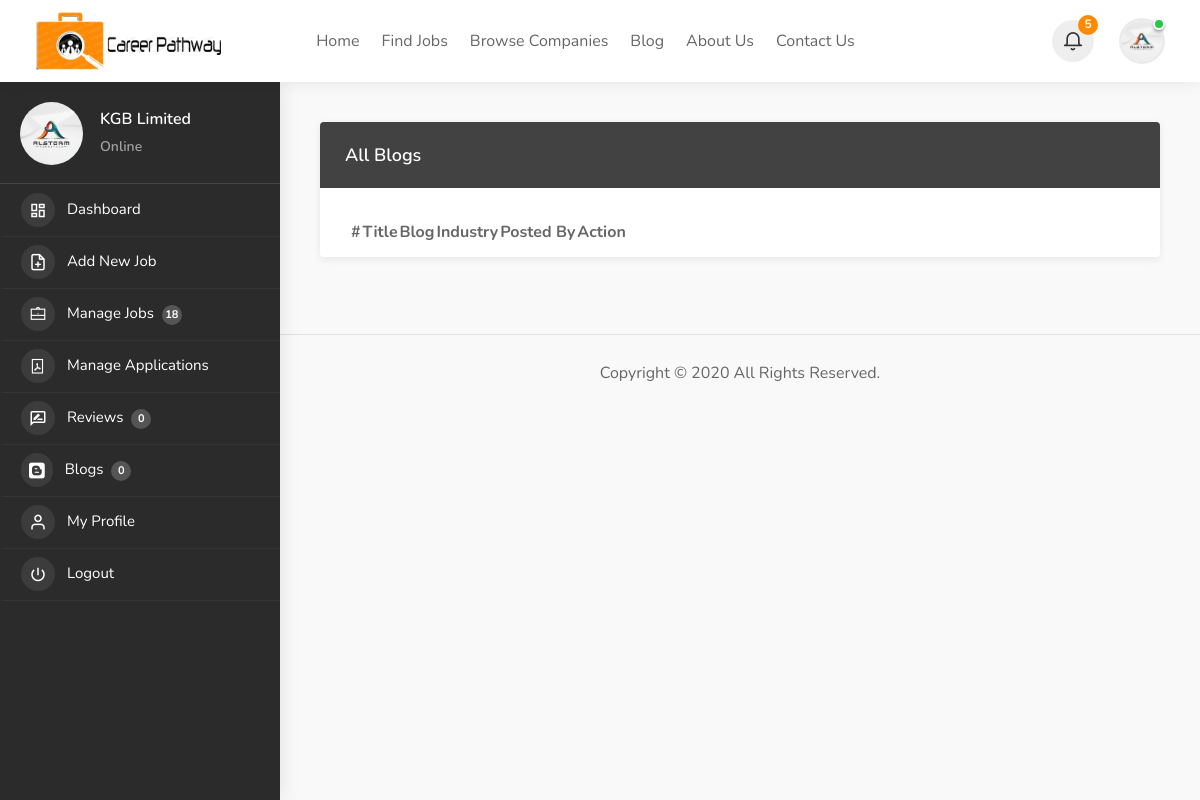
/dashboard/allBlogs.php (signed in), run on an earlier commit of the app's database.
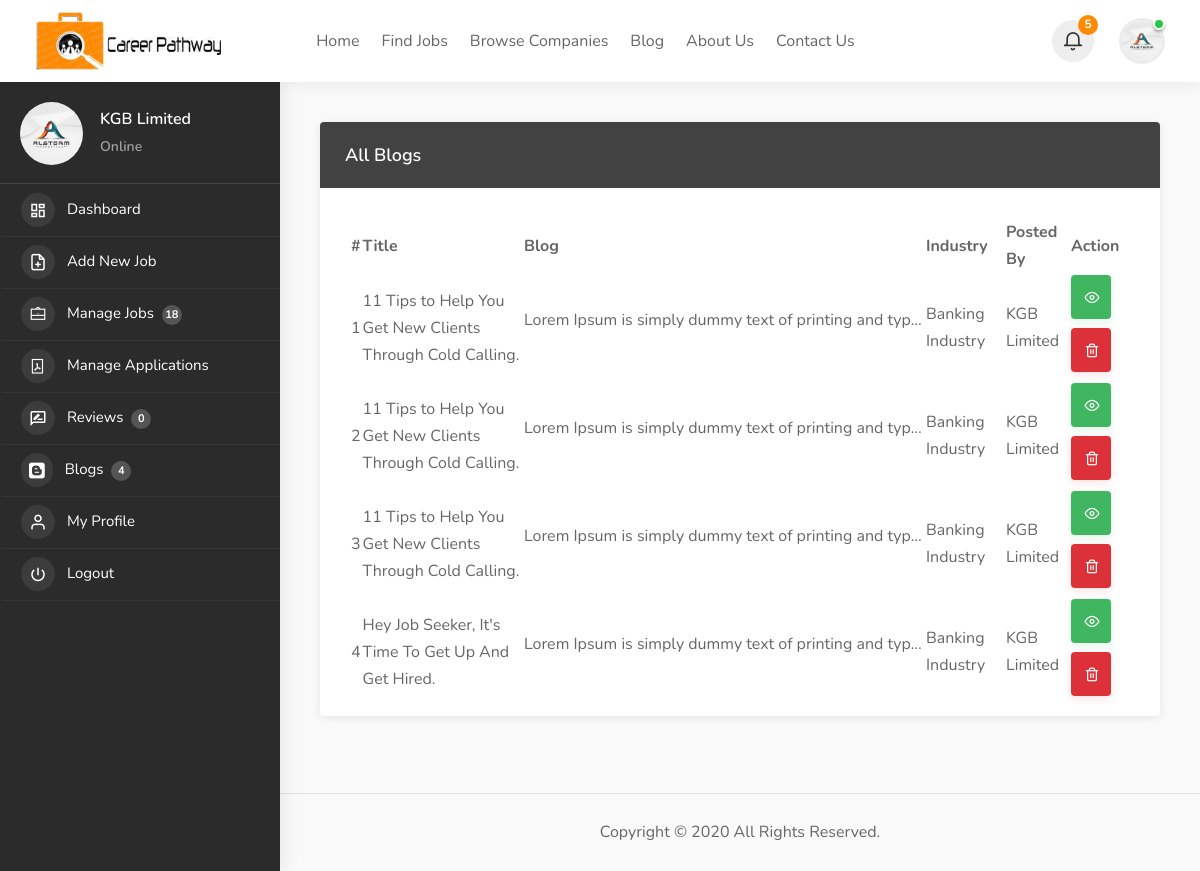
And on a later commit of the database.
### tables this page shows
CREATE TABLE `company` (
  `id_company` int(11) NOT NULL,
  `industry_id` int(11) DEFAULT NULL,
  `companyname` text NOT NULL,
  `role_id` int(11) NOT NULL DEFAULT 2,
  `address` text DEFAULT NULL,
  `state_id` int(11) DEFAULT NULL,
  `city_id` int(11) DEFAULT NULL,
  `contactno` text DEFAULT NULL,
  `website` text DEFAULT NULL,
  `email` varchar(255) NOT NULL,
  `password` varchar(250) NOT NULL,
  `aboutme` text DEFAULT NULL,
  `hash` varchar(255) NOT NULL,
  `createdAt` date NOT NULL,
  `active` int(3) DEFAULT 0,
  `esta_date` date DEFAULT NULL,
  `empno` int(11) DEFAULT NULL,
  `profile_pic` text DEFAULT 'placeholder_image.png'
);

CREATE TABLE `blogs` (
  `id` int(11) NOT NULL,
  `blog_title` text NOT NULL,
  `blog` text NOT NULL,
  `industry_id` int(11) NOT NULL,
  `createdby` int(11) NOT NULL,
  `createdat` datetime NOT NULL
);

CREATE TABLE `industry` (
  `id` int(3) NOT NULL,
  `name` text NOT NULL
);

### dashboard/allBlogs.php (the view, shortened to what this page needs)
<?php include '../includes/session.php'; ?>
<?php include '../includes/dashboardHeader.php'; ?>
<body>
<div id="wrapper">
  <?php include '../includes/dashboardNavbar.php' ?>
  <div class="utf-dashboard-container-aera">
    <?php include '../includes/dashboardSidebar.php' ?>
    <div class="utf-dashboard-content-container-aera" data-simplebar>
	  <div class="utf-dashboard-content-inner-aera">
    <div class="row">
      <div class="col-xl-12">
            <div class="dashboard-box">
              <div class="headline">
                <h3>All Blogs</h3>
              </div>
              <div class="content with-padding padding-bottom-10">
                <div>
                  <table id="example2" class="table table-bordered">
                    <thead>
                      <th>#</th>
                      <th>Title</th>
                      <th>Blog</th>
                      <th>Industry</th>
                      <th>Posted By</th>
                      <th>Action</th>
                    </thead>
                    <tbody>
                        <?php
                          if ($_SESSION['role_id'] == 2):
                            $sql =  "SELECT * FROM blogs WHERE createdby = '$_SESSION[id_company]' ORDER BY id DESC";
                          endif;
                          $query = $conn->query($sql);
                          $i = 1;
                          while($row = $query->fetch_assoc()){
                            $blog_id = $row['id'];
                            $industry = $row['industry_id'];
                            $industry = $conn->query("SELECT name FROM industry WHERE id = '$industry'");
                            $industry = $industry->fetch_row();
                            $posted = $row['createdby'];
                            $posted = $conn->query("SELECT companyname FROM company WHERE id_company = '$posted'");
                            $posted = $posted->fetch_row();
                            echo "
                              <tr>
                                <td>". $i."</td>
                                <td>".$row['blog_title']."</td>
                                <td><p class='text-truancation'>".$row['blog']."</p></td>
                                <td>".$industry[0]."</td>
                                <td>".$posted[0]."</td>
                                <td><a class='button green ripple-effect ico view popup-with-zoom-anim' href='#small-dialog-1' data-id=".$blog_id." title='View' data-tippy-placement='top'><i class='icon-feather-eye'></i></a>
                              <a href='#'' class='button red ripple-effect ico delete' data-id='".$blog_id."' onclick='return confirm('Do you want to delete this job post?')' title='Remove' data-tippy-placement='top'><i class='icon-feather-trash-2'></i></a>
                                </td>
                                </tr>";
                            $i++;
                          }
                        ?>
                    </tbody>
                  </table>
                </div>
              </div>
            </div>
          </div>
        </div>
        <div class="utf-dashboard-footer-spacer-aera"></div>
        <?php include '../includes/dashboardFooter.php' ?>
      </div>
    </div>
  </div>
</div>
</body>
</html>

### includes/dashboardHeader.php (shortened to what this page needs)
<!DOCTYPE html>
<html lang="en">
<head>
<link rel="stylesheet" href="../assets/css/bootstrap-grid.css">
<link rel="stylesheet" href="../assets/css/icons.css">
<link rel="stylesheet" href="../assets/css/style.css">
<link rel="stylesheet" href="../assets/css/dataTables.bootstrap.min.css">
<link rel="stylesheet" href="../assets/css/buttons.dataTables.min.css">
</head>

### includes/dashboardNavbar.php (shortened to what this page needs)
<header id="utf-header-container-block" class="fullwidth dashboard-header not-sticky">
    <div id="header">
      <div class="container">
        <div class="utf-left-side">
          <div id="logo"> <a href="./dashboard.php"><img src="../assets/images/logo.png" alt="" style="height: 60px"></a> </div>
          <nav id="navigation">
            <ul id="responsive">
              <li><a href="../">Home</a></li>
              <li><a href="../findJobs.php">Find Jobs</a></li>
              <li><a href="../browseCompanies.php">Browse Companies</a></li>
            <li><a href="../blogs.php">Blog</a></li>
            <li><a href="../aboutUs.php">About Us</a></li>
            <li><a href="../contactUs.php">Contact Us</a></li>
            </ul>
          </nav>
        </div>
        <div class="utf-right-side">
          <div class="utf-header-widget-item hide-on-mobile">
            <div class="utf-header-notifications">
              <div class="utf-header-notifications-trigger notifications-trigger-icon"> <a href="#"><i class="icon-feather-bell"></i><span>5</span></a> </div>
            </div>
          </div>
          <div class="utf-header-widget-item">
            <div class="utf-header-notifications user-menu">
              <div class="utf-header-notifications-trigger user-profile-title">
				<a href="#">
              <?php if(($_SESSION['role_id']) == 2) :
                $id_company = $_SESSION['id_company'];
                $sql = "SELECT * FROM company WHERE id_company='$id_company'";
                $query = $conn->query($sql);
                $row = $query->fetch_assoc();
                if($row['profile_pic'] != ''):
              ?>
                <div class="user-avatar status-online"><img src="../assets/images/<?php echo $row['profile_pic'] ?>" alt=""> </div>
              <?php else: ?>
                <div class="user-avatar status-online"><img src="../assets/images/user.png" alt=""> </div>
              <?php endif; ?>
              <?php endif; ?>
                </a>
			  </div>
            </div>
          </div>
		</div>
      </div>
    </div>
  </header>

### includes/dashboardSidebar.php (shortened to what this page needs)
<div class="utf-dashboard-sidebar-item">
      <div class="utf-dashboard-sidebar-item-inner" data-simplebar>
        <div class="utf-dashboard-nav-container">
		  <div class="utf-dashboard-nav">
			<div class="utf-dashboard-nav-inner">
			  <div class="dashboard-profile-box">
          <?php if(($_SESSION['role_id']) == 2) :
            $id_company = $_SESSION['id_company'];
            $sql = "SELECT * FROM company WHERE id_company='$id_company'";
            $query = $conn->query($sql);
            $row = $query->fetch_assoc();
          ?>
          <span class="avatar-img">
            <?php if($row['profile_pic'] != ''): ?>
              <img alt="" src="../assets/images/<?php echo $row['profile_pic'] ?>" class="photo">
            <?php else: ?>
              <img alt="" src="../assets/images/user.png" class="photo">
            <?php endif; ?>
          </span>
          <div class="user-profile-text">
          <span class="fullname"><?php echo $row['companyname'] ?></span>
          <span class="user-role">Online</span>
          </div>
          <?php endif; ?>
			  </div>
			  <div class="clearfix"></div>
              <ul>
                <?php if(($_SESSION['role_id']) == 2) :?>
                <li><a href="dashboard.php"><i class="icon-material-outline-dashboard"></i> Dashboard</a></li>
                <li><a href="addJob.php"><i class="icon-feather-file-plus"></i> Add New Job</a></li>
                <li><a href="manageJobs.php"><i class="icon-line-awesome-briefcase"></i> Manage Jobs <span class="nav-tag">
                  <?php
                  $id_company = $_SESSION['id_company'];
                  $sql = "SELECT * FROM job_post WHERE id_company = '$id_company'";
                  $query = $conn->query($sql);
                  echo $query->num_rows;
                  ?>
                </span></a></li>
                <li><a href="manageApplications.php"><i class="icon-line-awesome-file-pdf-o"></i> Manage Applications</a></li>
                <li><a href="companyReviews.php"><i class="icon-material-outline-rate-review"></i> Reviews <span class="nav-tag">
                0
                </span></a></li>
                <li><a href="allBlogs.php"><i class="icon-brand-blogger"></i> Blogs <span class="nav-tag">
                  <?php
                  $id_company = $_SESSION['id_company'];
                  $sql = "SELECT * FROM blogs WHERE createdby = '$id_company'";
                  $query = $conn->query($sql);
                  echo $query->num_rows;
                  ?>
                </span></a></li>
                <li><a href="myProfile.php"><i class="icon-feather-user"></i> My Profile</a></li>
                <li><a href="../process/logout.php"><i class="icon-material-outline-power-settings-new"></i> Logout</a></li>
                <?php endif; ?>
              </ul>
            </div>
          </div>
        </div>
      </div>
    </div>

### includes/dashboardFooter.php
<div class="utf-small-footer margin-top-15">
  <div class="utf-small-footer-copyrights">Copyright &copy; 2020 All Rights Reserved.</div>
</div>

### includes/dashboardHeader.php (style rules this page uses)
.text-truancation { overflow: hidden; white-space: nowrap; text-overflow: ellipsis; width: 400px; }

What changed in the data, as far as the page shows it:
now on this page (row edited): blogs: blog_title "11 Tips to Help You Get New Clients Through Cold Calling.", blog "Lorem Ipsum is simply dummy text of printing and typ…", industry.name "Banking Industry", company.companyname "KGB Limited"
now on this page (row edited): blogs: blog_title "11 Tips to Help You Get New Clients Through Cold Calling.", blog "Lorem Ipsum is simply dummy text of printing and typ…", industry.name "Banking Industry", company.companyname "KGB Limited"
now on this page (row edited): blogs: blog_title "11 Tips to Help You Get New Clients Through Cold Calling.", blog "Lorem Ipsum is simply dummy text of printing and typ…", industry.name "Banking Industry", company.companyname "KGB Limited"
now on this page (row edited): blogs: blog_title "Hey Job Seeker, It's Time To Get Up And Get Hired.", blog "Lorem Ipsum is simply dummy text of printing and typ…", industry.name "Banking Industry", company.companyname "KGB Limited"
Also different on the page:
$query->num_rows: "0" → "4"
